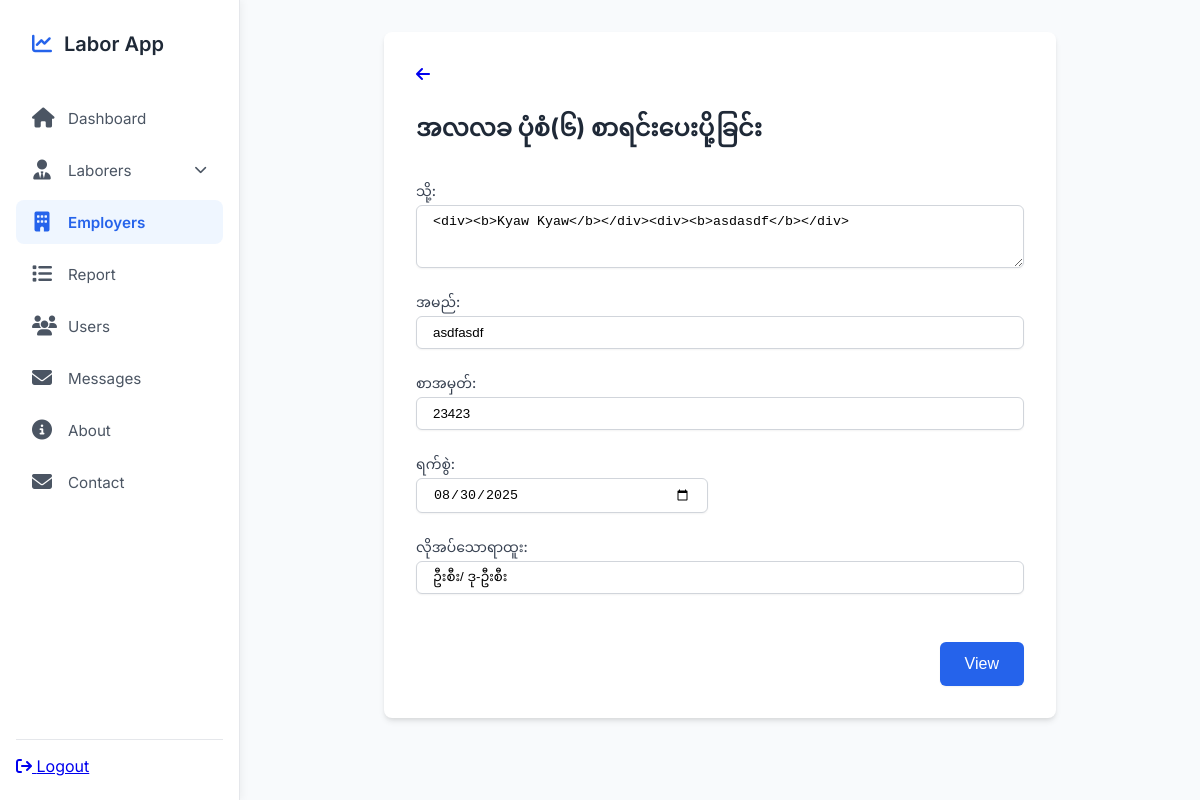
The app's page /admin?vr=employer&fid=13&pf=true (signed in) with its own data.
### tables this page shows
CREATE TABLE `employee_req_form` (
  `id` int(11) NOT NULL,
  `user_id` int(11) NOT NULL,
  `serial_number` varchar(20) NOT NULL,
  `name` varchar(255) NOT NULL,
  `position` varchar(255) NOT NULL,
  `department_address` text DEFAULT NULL,
  `phone` varchar(20) DEFAULT NULL,
  `report_receiver_name` varchar(200) DEFAULT NULL,
  `report_receiver_position` varchar(200) NOT NULL,
  `report_receiver_address` text NOT NULL,
  `report_receiver_time` datetime NOT NULL,
  `occupation` longtext NOT NULL CHECK (json_valid(`occupation`)),
  `signature` longtext DEFAULT NULL,
  `letter_no` varchar(50) DEFAULT NULL,
  `status` enum('Pending','Department Approvel','Rejected','Finished','Confirmed') NOT NULL DEFAULT 'Pending',
  `is_resubmit` tinyint(1) NOT NULL DEFAULT 0,
  `submitted_at` timestamp NOT NULL DEFAULT current_timestamp()
);

CREATE TABLE `department_approval` (
  `id` int(11) NOT NULL,
  `toDeliver` varchar(255) NOT NULL,
  `outletter_no` varchar(10) DEFAULT NULL,
  `department_name` varchar(200) NOT NULL,
  `approval_req_date` datetime NOT NULL DEFAULT current_timestamp(),
  `employee_requested_date` datetime DEFAULT NULL,
  `employee_req_id` int(11) NOT NULL
);

### admin/views/employer/EmployeeReqForm.php (called while the page is built, shortened)
<?php
class EmployeeReqForm extends Connection
{
    private $details_table = "employee_req_form";
    public function readDetails($form_id)
    {
        $stmt = parent::$connection->prepare("
        SELECT r.*, da.toDeliver, da.outletter_no, da.approval_req_date, u.id as uid FROM $this->details_table as r JOIN users as u ON u.id = r.user_id
        LEFT JOIN department_approval as da ON da.employee_req_id = r.id WHERE r.id = ?");
        $stmt->bind_param("i", $form_id);
        $stmt->execute();
        return $stmt->get_result()->fetch_assoc();
    }
}

### admin/views/employer/prefilled_form.php (the view, shortened to what this page needs)
<?php
$occupation = isset($detail) ? json_decode($detail['occupation'], true)[0] : null;
?>
<div id="prefill-accepted-form">
    <a href="<?= parse_url($_SERVER['REQUEST_URI'], PHP_URL_PATH) . '?vr=employer&fid=' . $_GET['fid'] ?>">
        <i class="fas fa-arrow-left"></i>
    </a>
    <h2>အလလခ ပုံစံ‌(၆) စာရင်းပေးပို့ခြင်း</h2>
    <form action="" method="get">
        <div>
            <label for="to-line-3">သို့:</label>
            <textarea type="text" name="to" id="to-3" rows="3" placeholder="မည်သူ့ထံသို့"><?= $detail['toDeliver'] ?></textarea>
        </div>
        <div>
            <label for="department">အမည်:</label>
            <input type="text" name="department" id="department" value="<?= $detail['name'] ?>" placeholder="ဌာနအမည်">
        </div>
        <div>
            <label for="outletter-no">စာအမှတ်:</label>
            <input type="text" name="outletter_no" id="outletter-no" value="<?= $detail['outletter_no'] ?>" placeholder="၀၀၂၀">
        </div>
        <div class="grid">
            <div>
                <label for="date">ရက်စွဲ:</label>
                <input type="date" name="date" value="<?php
                $date = new DateTime($detail['submitted_at']);
                echo $date->format('Y-m-d');
                ?>" id="date">
            </div>
        </div>
        <div>
            <label for="position">လိုအပ်သောရာထူး:</label>
            <input type="text" name="position" id="position" placeholder="လိုအပ်သောရာထူး"
                value="<?= $occupation['occupation'] ?>">
        </div>
        <div class="button-container">
            <button type="submit">
                <?= $detail['status'] == 'Department Approvel' ? ' Request Approval' : ($detail['status'] == 'Finished' ? 'View' : ' Request Approval') ?>
            </button>
        </div>
    </form>
</div>

### admin/partials/start.php (style rules this page uses)
:root { --bg-color: #f8fafc; --sidebar-bg: #ffffff; --primary-color: #2563eb; --primary-light: #eff6ff; --text-color: #4b5563; --text-hover: #1d4ed8; --border-color: #e5e7eb; --shadow-color: rgba(0, 0, 0, 0.05); --border-radius: 8px; }
* { box-sizing: border-box; }
body { margin: 0; font-family: 'Inter', system-ui, -apple-system, BlinkMacSystemFont, 'Segoe UI', Roboto, Helvetica, Arial, sans-serif, 'Apple Color Emoji', 'Segoe UI Emoji'; background-color: var(--bg-color); color: var(--text-color); display: flex; min-height: 100vh; overflow: hidden; }

### admin/views/employer/prefilled_form.php (style rules this page uses)
#prefill-accepted-form { margin: auto; background-color: #ffffff; padding: 2rem; border-radius: 0.5rem; box-shadow: 0 4px 6px -1px rgba(0, 0, 0, 0.1), 0 2px 4px -1px rgba(0, 0, 0, 0.06); width: 100%; max-width: 42rem; }
#prefill-accepted-form h2 { font-size: 1.5rem; font-weight: 700; margin-bottom: 1.5rem; color: #1f2937; }
#prefill-accepted-form form { display: flex; flex-direction: column; gap: 1.5rem; }
#prefill-accepted-form form>div { margin: 0; }
#prefill-accepted-form label { display: block; font-size: 0.875rem; line-height: 1.25rem; font-weight: 500; color: #374151; margin-bottom: 0.25rem; }
#prefill-accepted-form input[type="text"], #prefill-accepted-form textarea, #prefill-accepted-form input[type="date"] { display: block; width: 100%; padding: 0.5rem 1rem; border: 1px solid #d1d5db; border-radius: 0.375rem; box-shadow: 0 1px 2px 0 rgba(0, 0, 0, 0.05); transition: border-color 0.15s ease-in-out, box-shadow 0.15s ease-in-out; }
#prefill-accepted-form .grid { display: grid; grid-template-columns: repeat(1, minmax(0, 1fr)); gap: 1.5rem; }
@media (min-width: 768px) { #prefill-accepted-form .grid { grid-template-columns: repeat(2, minmax(0, 1fr)); } }
#prefill-accepted-form .button-container { display: flex; justify-content: flex-end; margin-top: 1.5rem; }
#prefill-accepted-form button { display: inline-flex; align-items: center; padding: 0.75rem 1.5rem; border: 1px solid transparent; font-size: 1rem; font-weight: 500; border-radius: 0.375rem; box-shadow: 0 1px 2px 0 rgba(0, 0, 0, 0.05); color: #ffffff; background-color: #2563eb; cursor: pointer; transition: background-color 0.15s ease-in-out; }
#prefill-accepted-form input::placeholder { color: #9ca3af; }

### records on screen
employee_req_form: to "<div><b>Kyaw Kyaw</b></div><div><b>asdasdf</b></div>", department "asdfasdf", outletter_no "23423", date "08/30/2025", position "ဦးစီး/ ဒု-ဦးစီး"
